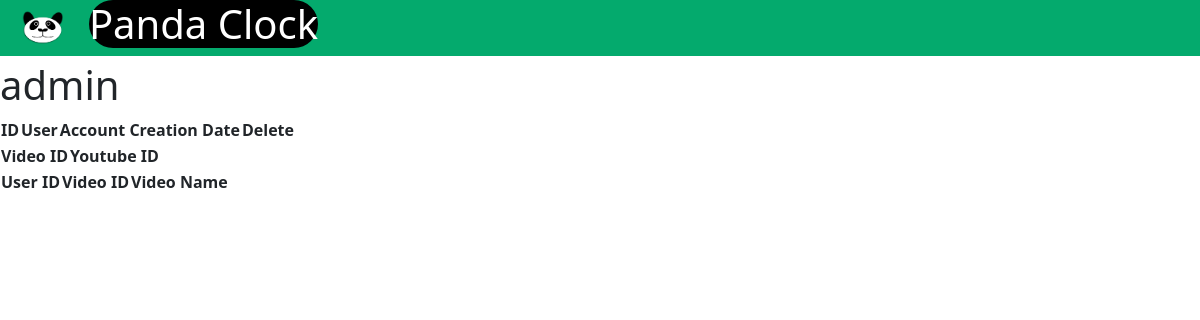
/admin, run on an earlier commit of the app's database.
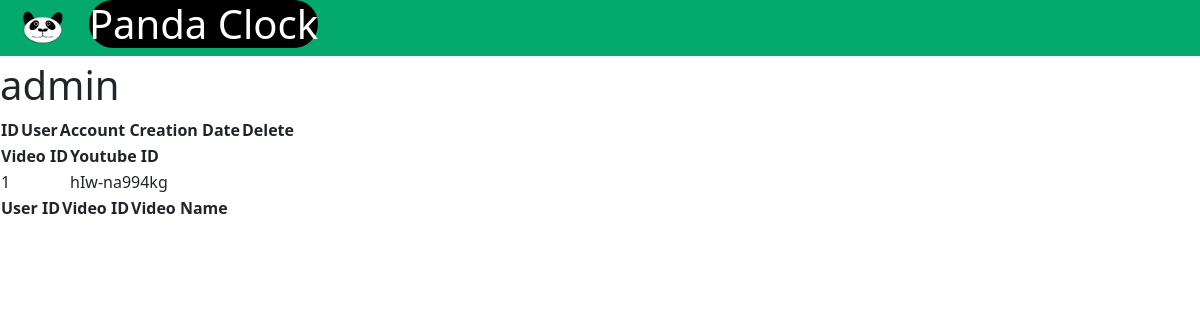
And on a later commit of the database.
### pomodoro_routing.py (models this page shows, shortened)
class Video(db.Model):
    videoID = db.Column(db.Integer, primary_key=True)
    youtubeID = db.Column(db.String(50), unique=True, nullable=False)
    userVideos = db.relationship('UserVideo', backref='video')

### pomodoro_routing.py (the view, shortened to what this page needs)
@app.route("/admin", methods=["POST", "GET"])
def admin():
    return render_template("admin.html", users=User.query.all(), videos=Video.query.all(), userVideos=UserVideo.query.all())

### templates/admin.html (shortened to what this page needs)
<!DOCTYPE html>
<html lang="en">
<head>
    <link rel="stylesheet" href="../static/stylesheets/navbar.css">
</head>
<body>
    <div style="width: 100%;">
        {% include './sharedTemplates/navbar.html' %}
    </div>
    <h1>admin</h1>
    <table>
        <tr>
          <th>ID</th>
          <th>User</th>
          <th>Account Creation Date</th>
          <th>Delete</th>
        </tr>
      </table>
      <table>
        <tr>
          <th>Video ID</th>
          <th>Youtube ID</th>
        </tr>
        {% for vid in videos %}
        <tr>
          <td>{{ vid.videoID }}</td>
          <td>{{ vid.youtubeID }}</td>
        </tr>
        {% endfor %}
      </table>
      <table>
        <tr>
          <th>User ID</th>
          <th>Video ID</th>
          <th>Video Name</th>
        </tr>
      </table>
</body>
</html>

### templates/sharedTemplates/navbar.html (shortened to what this page needs)
<div id='navbar'>
    <section class="container-navbar">
        <link href="https://cdn.jsdelivr.net/npm/bootstrap@5.1.1/dist/css/bootstrap.min.css" rel="stylesheet">
        <a href="/login">
        <img src="../../static/pictures/panda_logo_visible.png" alt="logo" id="logoNavbar">
        </a>
        <h1 style="color: white;
                    background-color: black; border-radius: 30px;">Panda Clock</h1>
    </section>
    <div class="bottom-bar"></div>
</div>

### static/stylesheets/navbar.css (style rules this page uses)
#navbar { background-color: #04AA6D; display: block; max-height:10%; width: 100%; min-width:100% !important; }
#logoNavbar { max-height: 50px; margin-top: 5px; width:auto; opacity:1; float: left; }
.container-navbar { display: flex; justify-content: left; }
.bottom-bar { height: 5px; background-color: white; width:100%; position: relative; }

What changed in the data, as far as the page shows it:
added Video: videoID "1", youtubeID "hIw-na994kg"
